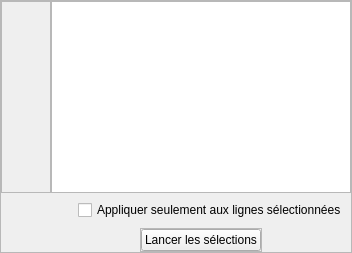
                   <widget class="QFrame" name="selectionViewFrame">
                    <property name="sizePolicy">
                     <sizepolicy hsizetype="Expanding" vsizetype="Expanding">
                      <horstretch>0</horstretch>
                      <verstretch>0</verstretch>
                     </sizepolicy>
                    </property>
                    <property name="minimumSize">
                     <size>
                      <width>350</width>
                      <height>200</height>
                     </size>
                    </property>
                    <property name="frameShape">
                     <enum>QFrame::StyledPanel</enum>
                    </property>
                    <property name="frameShadow">
                     <enum>QFrame::Raised</enum>
                    </property>
                    <layout class="QGridLayout" name="gridLayout_9">
                     <property name="leftMargin">
                      <number>0</number>
                     </property>
                     <property name="topMargin">
                      <number>0</number>
                     </property>
                     <property name="rightMargin">
                      <number>0</number>
                     </property>
                     <property name="bottomMargin">
                      <number>0</number>
                     </property>
                     <property name="horizontalSpacing">
                      <number>0</number>
                     </property>
                     <property name="verticalSpacing">
                      <number>6</number>
                     </property>
                     <item row="1" column="2" alignment="Qt::AlignHCenter">
                      <widget class="QCheckBox" name="selectionRunSelectionMode">
                       <property name="sizePolicy">
                        <sizepolicy hsizetype="Expanding" vsizetype="Fixed">
                         <horstretch>0</horstretch>
                         <verstretch>0</verstretch>
                        </sizepolicy>
                       </property>
                       <property name="text">
                        <string>Appliquer seulement aux lignes sélectionnées</string>
                       </property>
                      </widget>
                     </item>
                     <item row="4" column="1" colspan="2" alignment="Qt::AlignHCenter">
                      <widget class="QFrame" name="frame_4">
                       <property name="sizePolicy">
                        <sizepolicy hsizetype="Expanding" vsizetype="Fixed">
                         <horstretch>0</horstretch>
                         <verstretch>0</verstretch>
                        </sizepolicy>
                       </property>
                       <property name="minimumSize">
                        <size>
                         <width>0</width>
                         <height>0</height>
                        </size>
                       </property>
                       <property name="maximumSize">
                        <size>
                         <width>16777215</width>
                         <height>16777215</height>
                        </size>
                       </property>
                       <property name="frameShape">
                        <enum>QFrame::StyledPanel</enum>
                       </property>
                       <property name="frameShadow">
                        <enum>QFrame::Raised</enum>
                       </property>
                       <layout class="QHBoxLayout" name="horizontalLayout_7">
                        <property name="spacing">
                         <number>200</number>
                        </property>
                        <property name="leftMargin">
                         <number>0</number>
                        </property>
                        <property name="topMargin">
                         <number>0</number>
                        </property>
                        <property name="rightMargin">
                         <number>0</number>
                        </property>
                        <property name="bottomMargin">
                         <number>0</number>
                        </property>
                        <item>
                         <widget class="QPushButton" name="selectionRun">
                          <property name="sizePolicy">
                           <sizepolicy hsizetype="Fixed" vsizetype="Fixed">
                            <horstretch>0</horstretch>
                            <verstretch>0</verstretch>
                           </sizepolicy>
                          </property>
                          <property name="layoutDirection">
                           <enum>Qt::LeftToRight</enum>
                          </property>
                          <property name="text">
                           <string>Lancer les sélections</string>
                          </property>
                          <property name="icon">
                           <iconset>
                            <normaloff>:/plugins/eco_cont/icons/play.svg</normaloff>:/plugins/eco_cont/icons/play.svg</iconset>
                          </property>
                         </widget>
                        </item>
                       </layout>
                      </widget>
                     </item>
                     <item row="0" column="1" colspan="2">
                      <widget class="QTableView" name="selectionView">
                       <property name="minimumSize">
                        <size>
                         <width>300</width>
                         <height>100</height>
                        </size>
                       </property>
                       <property name="alternatingRowColors">
                        <bool>true</bool>
                       </property>
                       <property name="selectionBehavior">
                        <enum>QAbstractItemView::SelectRows</enum>
                       </property>
                       <property name="sortingEnabled">
                        <bool>true</bool>
                       </property>
                      </widget>
                     </item>
                     <item row="0" column="0">
                      <widget class="QFrame" name="selectArrowsFrame">
                       <property name="sizePolicy">
                        <sizepolicy hsizetype="Fixed" vsizetype="Expanding">
                         <horstretch>0</horstretch>
                         <verstretch>0</verstretch>
                        </sizepolicy>
                       </property>
                       <property name="minimumSize">
                        <size>
                         <width>50</width>
                         <height>0</height>
                        </size>
                       </property>
                       <property name="frameShape">
                        <enum>QFrame::StyledPanel</enum>
                       </property>
                       <property name="frameShadow">
                        <enum>QFrame::Raised</enum>
                       </property>
                       <layout class="QVBoxLayout" name="verticalLayout_5">
                        <item>
                         <widget class="QToolButton" name="selectionUp">
                          <property name="sizePolicy">
                           <sizepolicy hsizetype="Fixed" vsizetype="Fixed">
                            <horstretch>0</horstretch>
                            <verstretch>0</verstretch>
                           </sizepolicy>
                          </property>
                          <property name="minimumSize">
                           <size>
                            <width>25</width>
                            <height>25</height>
                           </size>
                          </property>
                          <property name="toolTip">
                           <string>Promouvoir la sélection</string>
                          </property>
                          <property name="text">
                           <string/>
                          </property>
                          <property name="icon">
                           <iconset>
                            <normaloff>:/plugins/eco_cont/icons/up-arrow.png</normaloff>:/plugins/eco_cont/icons/up-arrow.png</iconset>
                          </property>
                          <property name="autoRaise">
                           <bool>true</bool>
                          </property>
                         </widget>
                        </item>
                        <item>
                         <widget class="QToolButton" name="selectionDown">
                          <property name="sizePolicy">
                           <sizepolicy hsizetype="Fixed" vsizetype="Fixed">
                            <horstretch>0</horstretch>
                            <verstretch>0</verstretch>
                           </sizepolicy>
                          </property>
                          <property name="minimumSize">
                           <size>
                            <width>25</width>
                            <height>25</height>
                           </size>
                          </property>
                          <property name="toolTip">
                           <string>Rétrograder la sélection</string>
                          </property>
                          <property name="text">
                           <string/>
                          </property>
                          <property name="icon">
                           <iconset>
                            <normaloff>:/plugins/eco_cont/icons/down-arrow.png</normaloff>:/plugins/eco_cont/icons/down-arrow.png</iconset>
                          </property>
                          <property name="autoRaise">
                           <bool>true</bool>
                          </property>
                         </widget>
                        </item>
                       </layout>
                      </widget>
                     </item>
                     <item row="1" column="1">
                      <widget class="QToolButton" name="selectionRemove">
                       <property name="sizePolicy">
                        <sizepolicy hsizetype="Fixed" vsizetype="Fixed">
                         <horstretch>0</horstretch>
                         <verstretch>0</verstretch>
                        </sizepolicy>
                       </property>
                       <property name="toolTip">
                        <string>Supprimer les lignes sélectionnées</string>
                       </property>
                       <property name="text">
                        <string/>
                       </property>
                       <property name="icon">
                        <iconset>
                         <normaloff>:/plugins/eco_cont/icons/mActionDeleteSelected.svg</normaloff>:/plugins/eco_cont/icons/mActionDeleteSelected.svg</iconset>
                       </property>
                       <property name="autoRaise">
                        <bool>true</bool>
                       </property>
                      </widget>
                     </item>
                    </layout>
                   </widget>
